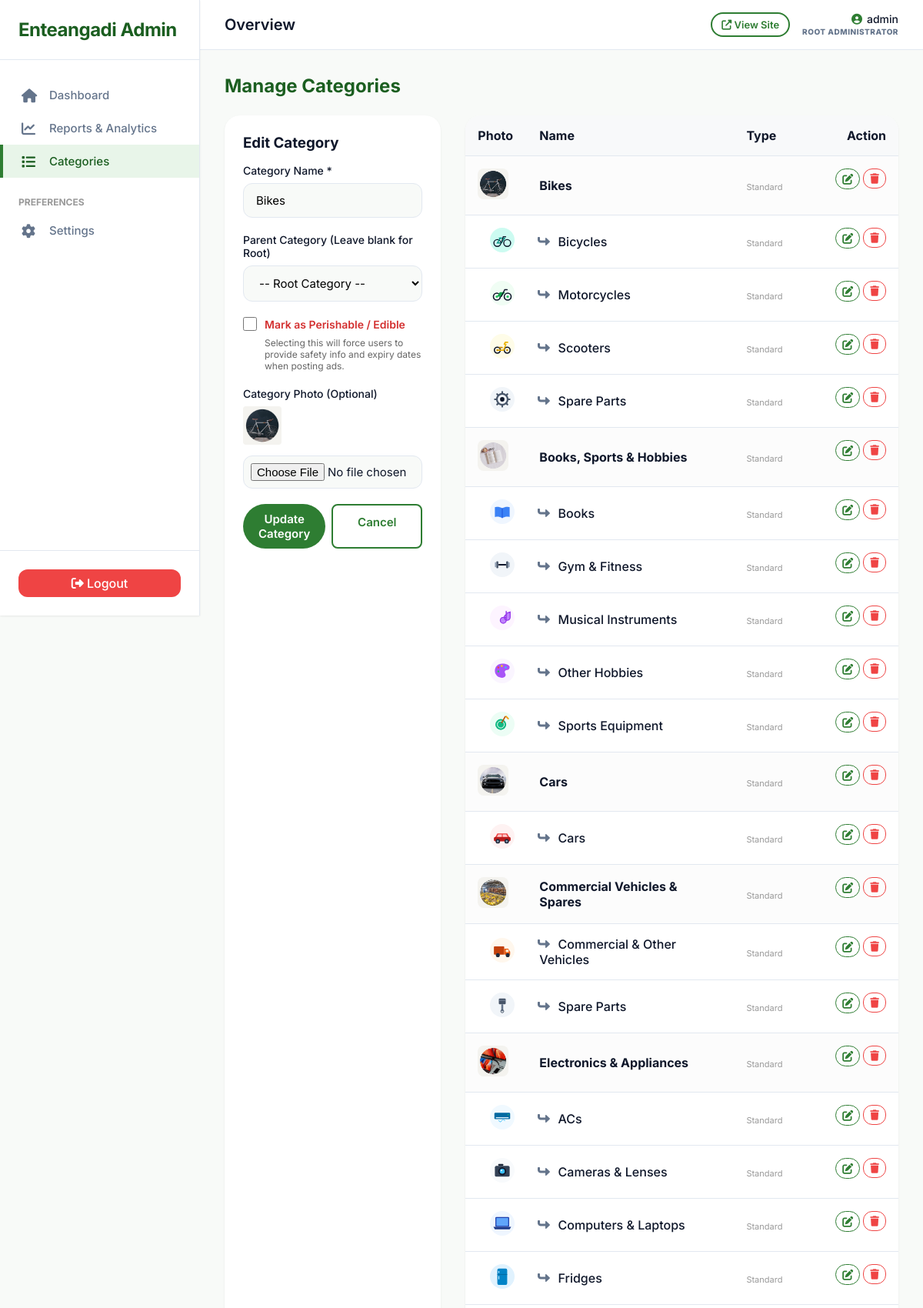
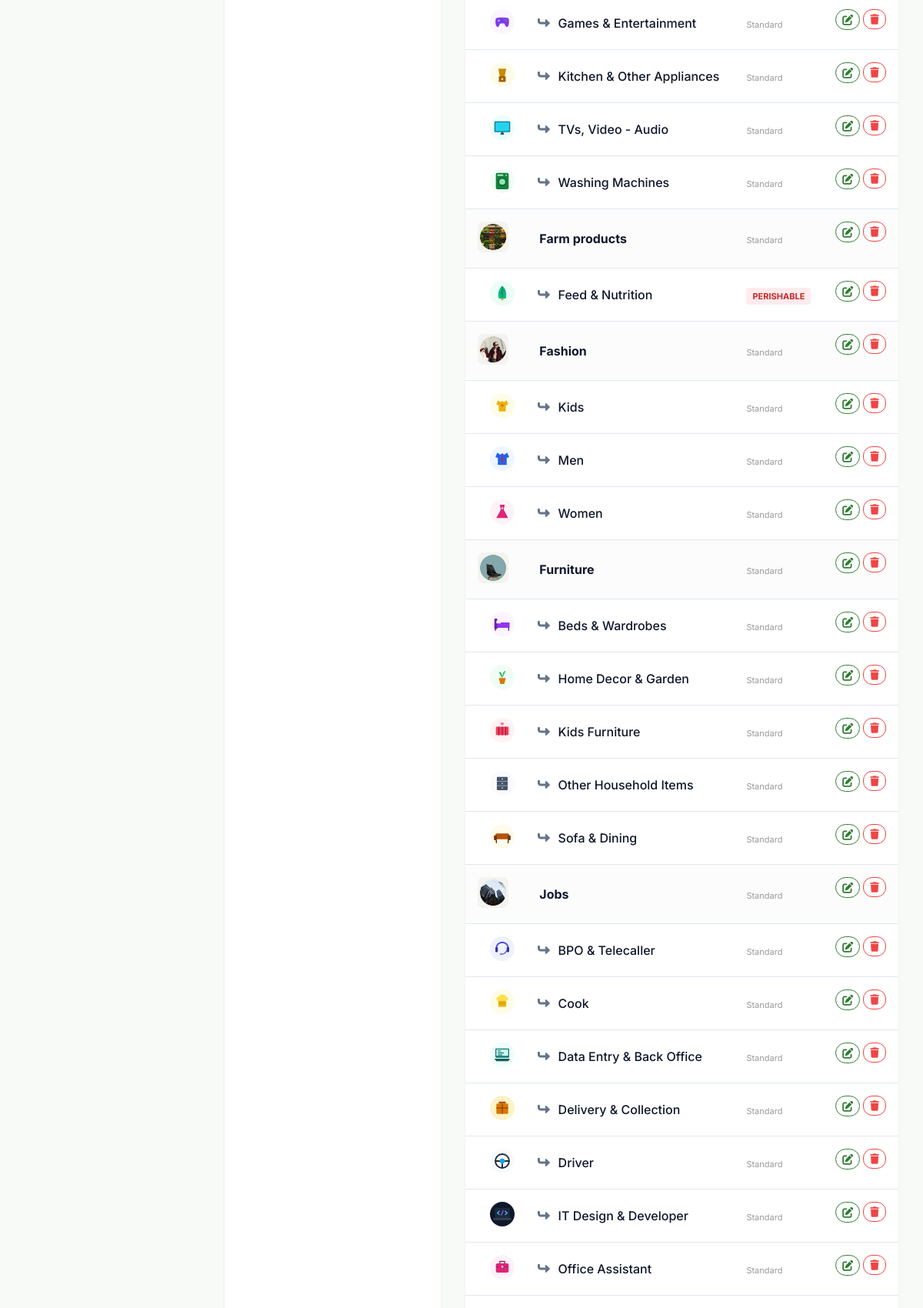
/admin/categories.php?edit=27 (signed in, upper part), run on the app's committed database (2 pictures, top to bottom).
### tables this page shows
CREATE TABLE `categories` (
  `id` int(11) NOT NULL AUTO_INCREMENT,
  `parent_id` int(11) DEFAULT NULL,
  `name` varchar(100) NOT NULL,
  `photo_path` varchar(255) DEFAULT NULL,
  `is_perishable` tinyint(1) DEFAULT 0,
  `created_at` timestamp NOT NULL DEFAULT current_timestamp(),
  PRIMARY KEY (`id`),
  KEY `parent_id` (`parent_id`),
  CONSTRAINT `categories_ibfk_1` FOREIGN KEY (`parent_id`) REFERENCES `categories` (`id`) ON DELETE CASCADE
);

### admin/categories.php (the view, shortened to what this page needs)
<?php
require_once '../config.php';
$stmt = $pdo->query("SELECT c.*, p.name as parent_name FROM categories c LEFT JOIN categories p ON c.parent_id = p.id ORDER BY c.parent_id, c.name");
$categories = $stmt->fetchAll();
$root_categories = [];
$sub_categories = [];
foreach ($categories as $cat) {
    if (empty($cat['parent_id'])) {
        $root_categories[] = $cat;
    } else {
        $sub_categories[$cat['parent_id']][] = $cat;
    }
}
$edit_cat = null;
if (isset($_GET['edit'])) {
    foreach ($categories as $cat) {
        if ($cat['id'] == $_GET['edit']) {
            $edit_cat = $cat;
            break;
        }
    }
}
require_once 'includes/header.php';
?>
<h2 style="margin-bottom: 24px; color: var(--primary-green-dark);">Manage Categories</h2>
<div style="display: grid; grid-template-columns: 1fr 2fr; gap: 32px;">
    <div style="background: var(--white); padding: 24px; border-radius: var(--border-radius); box-shadow: var(--shadow-sm);">
        <h3 style="margin-bottom: 16px;"><?= $edit_cat ? 'Edit' : 'Add New' ?> Category</h3>
        <form method="POST" enctype="multipart/form-data">
            <div class="form-group">
                <label>Category Name *</label>
                <input type="text" name="name" class="form-control" required value="<?= $edit_cat ? htmlspecialchars($edit_cat['name']) : '' ?>">
            </div>
            <div class="form-group">
                <label>Parent Category (Leave blank for Root)</label>
                <select name="parent_id" class="form-control">
                    <option value="">-- Root Category --</option>
                </select>
            </div>
            <div class="form-group" style="margin-bottom: 20px;">
                <label style="display: flex; align-items: center; gap: 10px; cursor: pointer;">
                    <input type="checkbox" name="is_perishable" value="1" <?= ($edit_cat && $edit_cat['is_perishable']) ? 'checked' : '' ?> style="width: 18px; height: 18px;">
                    <span style="font-weight: 600; color: #d32f2f;">Mark as Perishable / Edible</span>
                </label>
                <p style="font-size: 12px; color: #666; margin-top: 4px; margin-left: 28px;">Selecting this will force users to provide safety info and expiry dates when posting ads.</p>
            </div>
            <div class="form-group">
                <label>Category Photo (Optional)</label>
                <?php if ($edit_cat && $edit_cat['photo_path']): ?>
                    <div style="margin-bottom: 10px;">
                        <img src="<?= $base_url ?>/<?= htmlspecialchars($edit_cat['photo_path']) ?>" style="width: 50px; height: 50px; border-radius: 4px; object-fit: cover;">
                    </div>
                <?php endif; ?>
                <input type="file" name="photo" class="form-control" accept="image/*" style="padding: 9px;">
            </div>
            <div style="display: flex; gap: 8px;">
                <button type="submit" name="<?= $edit_cat ? 'edit_category' : 'add_category' ?>" class="btn-primary" style="flex: 1;"><?= $edit_cat ? 'Update' : 'Add' ?> Category</button>
                <?php if ($edit_cat): ?>
                    <a href="categories.php" class="btn-secondary" style="flex: 1; text-align: center; text-decoration: none; padding: 12px 24px; border-radius: 8px;">Cancel</a>
                <?php endif; ?>
            </div>
        </form>
    </div>
    <div style="background: var(--white); border-radius: var(--border-radius); box-shadow: var(--shadow-sm); overflow: hidden;">
        <table style="width: 100%; border-collapse: collapse;">
            <thead>
                <tr style="background: #f8f9fa; border-bottom: 1px solid var(--border-color); text-align: left;">
                    <th style="padding: 16px; width: 60px;">Photo</th>
                    <th style="padding: 16px;">Name</th>
                    <th style="padding: 16px;">Type</th>
                    <th style="padding: 16px; text-align: right;">Action</th>
                </tr>
            </thead>
            <tbody>
                <?php foreach ($root_categories as $cat): ?>
                    <tr style="border-bottom: 1px solid var(--border-color); background: #fcfcfc;">
                        <td style="padding: 16px;">
                            <?php if ($cat['photo_path']): ?>
                                <img src="<?= $base_url ?>/<?= htmlspecialchars($cat['photo_path']) ?>" style="width: 40px; height: 40px; border-radius: 8px; object-fit: cover;">
                            <?php else: ?>
                                <div style="width: 40px; height: 40px; background: #eee; border-radius: 8px; display: flex; align-items: center; justify-content: center;">
                                    <i class="fa fa-folder"></i>
                                </div>
                            <?php endif; ?>
                        </td>
                        <td style="padding: 16px; font-weight: bold; font-size: 16px;"><?= htmlspecialchars($cat['name']) ?></td>
                        <td style="padding: 16px;">
                            <?php if ($cat['is_perishable']): ?>
                                <span style="background: #ffebee; color: #c62828; padding: 4px 8px; border-radius: 4px; font-size: 11px; font-weight: 700; text-transform: uppercase;">Perishable</span>
                            <?php else: ?>
                                <span style="color: #999; font-size: 11px;">Standard</span>
                            <?php endif; ?>
                        </td>
                        <td style="padding: 16px; text-align: right; display: flex; gap: 4px; justify-content: flex-end;">
                            <a href="categories.php?edit=<?= $cat['id'] ?>" class="btn-primary" style="padding: 4px 8px; font-size: 14px; background: transparent; color: var(--primary-green) !important; border: 1px solid var(--primary-green);"><i class="fa fa-edit"></i></a>
                            <form method="POST" style="display:inline;" onsubmit="return confirm('Are you sure?');">
                                <button type="submit" name="delete_category" class="btn-danger" style="background: transparent; color: var(--danger) !important; border: 1px solid var(--danger); padding: 4px 8px;"><i class="fa fa-trash"></i></button>
                            </form>
                        </td>
                    </tr>
                    <?php if (isset($sub_categories[$cat['id']])): ?>
                        <?php foreach ($sub_categories[$cat['id']] as $sub): ?>
                            <tr style="border-bottom: 1px solid var(--border-color);">
                                <td style="padding: 16px; padding-left: 32px;">
                                    <?php if ($sub['photo_path']): ?>
                                        <img src="<?= $base_url ?>/<?= htmlspecialchars($sub['photo_path']) ?>" style="width: 32px; height: 32px; border-radius: 8px; object-fit: cover;">
                                    <?php else: ?>
                                        <div style="width: 32px; height: 32px; background: #f0f0f0; border-radius: 8px; display: flex; align-items: center; justify-content: center;">
                                            <i class="fa fa-file-alt" style="font-size: 12px; color: #999;"></i>
                                        </div>
                                    <?php endif; ?>
                                </td>
                                <td style="padding: 16px; font-weight: 500;">
                                    <i class="fa fa-level-up-alt fa-rotate-90" style="margin-right: 8px; color: var(--text-muted);"></i>
                                    <?= htmlspecialchars($sub['name']) ?>
                                </td>
                                <td style="padding: 16px;">
                                    <?php if ($sub['is_perishable']): ?>
                                        <span style="background: #ffebee; color: #c62828; padding: 4px 8px; border-radius: 4px; font-size: 11px; font-weight: 700; text-transform: uppercase;">Perishable</span>
                                    <?php else: ?>
                                        <span style="color: #999; font-size: 11px;">Standard</span>
                                    <?php endif; ?>
                                </td>
                                <td style="padding: 16px; text-align: right; display: flex; gap: 4px; justify-content: flex-end;">
                                    <a href="categories.php?edit=<?= $sub['id'] ?>" class="btn-primary" style="padding: 4px 8px; font-size: 14px; background: transparent; color: var(--primary-green) !important; border: 1px solid var(--primary-green);"><i class="fa fa-edit"></i></a>
                                    <form method="POST" style="display:inline;" onsubmit="return confirm('Are you sure?');">
                                        <button type="submit" name="delete_category" class="btn-danger" style="background: transparent; color: var(--danger) !important; border: 1px solid var(--danger); padding: 4px 8px;"><i class="fa fa-trash"></i></button>
                                    </form>
                                </td>
                            </tr>
                        <?php endforeach; ?>
                    <?php endif; ?>
                <?php endforeach; ?>
            </tbody>
        </table>
    </div>
</div>
<?php require_once 'includes/footer.php'; ?>

### assets/css/admin.css (style rules this page uses)
body { margin: 0; padding: 0; background-color: var(--background); display: flex; min-height: 100vh; }

### data on the page
categories: name "Bikes", photo_path (picture), shows "Standard"
categories: photo_path (picture), name "Bicycles", is_perishable "Standard"
categories: photo_path (picture), name "Motorcycles", is_perishable "Standard"
categories: photo_path (picture), name "Scooters", is_perishable "Standard"
categories: photo_path (picture), name "Spare Parts", is_perishable "Standard"
categories: photo_path (picture), name "Books, Sports & Hobbies", is_perishable "Standard"
categories: photo_path (picture), name "Books", is_perishable "Standard"
categories: photo_path (picture), name "Gym & Fitness", is_perishable "Standard"
categories: photo_path (picture), name "Musical Instruments", is_perishable "Standard"
categories: photo_path (picture), name "Other Hobbies", is_perishable "Standard"
categories: photo_path (picture), name "Sports Equipment", is_perishable "Standard"
categories: photo_path (picture), name "Cars", is_perishable "Standard"
categories: photo_path (picture), name "Cars", is_perishable "Standard"
categories: photo_path (picture), name "Commercial Vehicles & Spares", is_perishable "Standard"
categories: photo_path (picture), name "Commercial & Other Vehicles", is_perishable "Standard"
categories: photo_path (picture), name "Spare Parts", is_perishable "Standard"
categories: photo_path (picture), name "Electronics & Appliances", is_perishable "Standard"
categories: photo_path (picture), name "ACs", is_perishable "Standard"
categories: photo_path (picture), name "Cameras & Lenses", is_perishable "Standard"
categories: photo_path (picture), name "Computers & Laptops", is_perishable "Standard"
categories: photo_path (picture), name "Fridges", is_perishable "Standard"
categories: photo_path (picture), name "Games & Entertainment", is_perishable "Standard"
categories: photo_path (picture), name "Kitchen & Other Appliances", is_perishable "Standard"
categories: photo_path (picture), name "TVs, Video - Audio", is_perishable "Standard"
categories: photo_path (picture), name "Washing Machines", is_perishable "Standard"
categories: photo_path (picture), name "Farm products", is_perishable "Standard"
categories: photo_path (picture), name "Feed & Nutrition", is_perishable "PERISHABLE"
categories: photo_path (picture), name "Fashion", is_perishable "Standard"
categories: photo_path (picture), name "Kids", is_perishable "Standard"
categories: photo_path (picture), name "Men", is_perishable "Standard"
categories: photo_path (picture), name "Women", is_perishable "Standard"
categories: photo_path (picture), name "Furniture", is_perishable "Standard"
categories: photo_path (picture), name "Beds & Wardrobes", is_perishable "Standard"
categories: photo_path (picture), name "Home Decor & Garden", is_perishable "Standard"
categories: photo_path (picture), name "Kids Furniture", is_perishable "Standard"
categories: photo_path (picture), name "Other Household Items", is_perishable "Standard"
categories: photo_path (picture), name "Sofa & Dining", is_perishable "Standard"
categories: photo_path (picture), name "Jobs", is_perishable "Standard"
categories: photo_path (picture), name "BPO & Telecaller", is_perishable "Standard"
categories: photo_path (picture), name "Cook", is_perishable "Standard"
categories: photo_path (picture), name "Data Entry & Back Office", is_perishable "Standard"
categories: photo_path (picture), name "Delivery & Collection", is_perishable "Standard"
categories: photo_path (picture), name "Driver", is_perishable "Standard"
categories: photo_path (picture), name "IT Design & Developer", is_perishable "Standard"
categories: photo_path (picture), name "Office Assistant", is_perishable "Standard"

### other printed values
$_SESSION['admin_username'] "admin"
